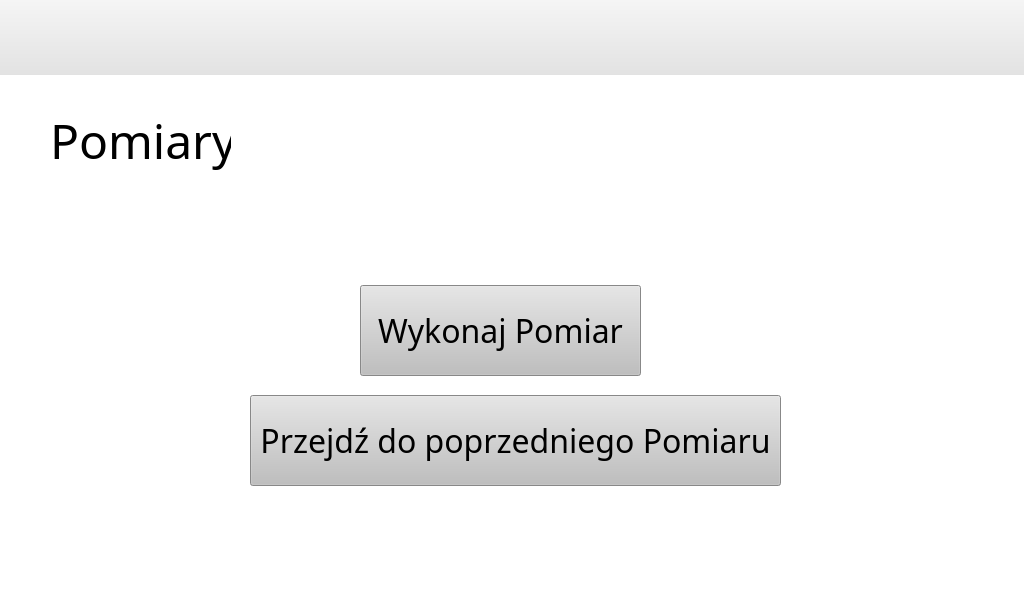
<?xml version="1.0" encoding="UTF-8"?>
<ui version="4.0">
 <class>Main</class>
 <widget class="QMainWindow" name="Main">
  <property name="geometry">
   <rect>
    <x>0</x>
    <y>0</y>
    <width>1024</width>
    <height>600</height>
   </rect>
  </property>
  <property name="minimumSize">
   <size>
    <width>1024</width>
    <height>600</height>
   </size>
  </property>
  <property name="maximumSize">
   <size>
    <width>1024</width>
    <height>600</height>
   </size>
  </property>
  <property name="windowTitle">
   <string>MainWindow</string>
  </property>
  <property name="styleSheet">
   <string notr="true">background-color: rgb(255, 255, 255);</string>
  </property>
  <widget class="QWidget" name="centralwidget">
   <layout class="QVBoxLayout" name="verticalLayout">
    <property name="spacing">
     <number>0</number>
    </property>
    <property name="leftMargin">
     <number>0</number>
    </property>
    <property name="topMargin">
     <number>0</number>
    </property>
    <property name="rightMargin">
     <number>0</number>
    </property>
    <property name="bottomMargin">
     <number>0</number>
    </property>
    <item>
     <widget class="QFrame" name="Menu">
      <property name="minimumSize">
       <size>
        <width>0</width>
        <height>75</height>
       </size>
      </property>
      <property name="maximumSize">
       <size>
        <width>16777215</width>
        <height>75</height>
       </size>
      </property>
      <property name="styleSheet">
       <string notr="true">background-color: qlineargradient(spread:pad, x1:0, y1:1, x2:0, y2:0, stop:0.0113636 rgba(225, 225, 225, 255), stop:1 rgba(245, 245, 245, 255));</string>
      </property>
      <property name="frameShape">
       <enum>QFrame::NoFrame</enum>
      </property>
      <property name="frameShadow">
       <enum>QFrame::Raised</enum>
      </property>
      <widget class="QWidget" name="horizontalLayoutWidget">
       <property name="geometry">
        <rect>
         <x>0</x>
         <y>0</y>
         <width>1031</width>
         <height>81</height>
        </rect>
       </property>
       <layout class="QHBoxLayout" name="horizontalLayout" stretch="0,0,0,0">
        <property name="spacing">
         <number>6</number>
        </property>
        <property name="sizeConstraint">
         <enum>QLayout::SetNoConstraint</enum>
        </property>
        <property name="leftMargin">
         <number>20</number>
        </property>
        <property name="topMargin">
         <number>5</number>
        </property>
        <property name="rightMargin">
         <number>20</number>
        </property>
        <property name="bottomMargin">
         <number>10</number>
        </property>
        <item>
         <widget class="QPushButton" name="btn_Measure">
          <property name="sizePolicy">
           <sizepolicy hsizetype="Preferred" vsizetype="Ignored">
            <horstretch>0</horstretch>
            <verstretch>0</verstretch>
           </sizepolicy>
          </property>
          <property name="cursor">
           <cursorShape>PointingHandCursor</cursorShape>
          </property>
          <property name="acceptDrops">
           <bool>false</bool>
          </property>
          <property name="autoFillBackground">
           <bool>false</bool>
          </property>
          <property name="styleSheet">
           <string notr="true">border-bottom-color: rgb(255, 85, 0);</string>
          </property>
          <property name="text">
           <string/>
          </property>
          <property name="icon">
           <iconset resource="../icons/IconResource.qrc">
            <normaloff>:/Menu/menu/Measure.png</normaloff>:/Menu/menu/Measure.png</iconset>
          </property>
          <property name="iconSize">
           <size>
            <width>48</width>
            <height>48</height>
           </size>
          </property>
          <property name="checkable">
           <bool>false</bool>
          </property>
          <property name="checked">
           <bool>false</bool>
          </property>
          <property name="autoRepeat">
           <bool>false</bool>
          </property>
          <property name="autoExclusive">
           <bool>false</bool>
          </property>
          <property name="autoDefault">
           <bool>false</bool>
          </property>
          <property name="default">
           <bool>false</bool>
          </property>
          <property name="flat">
           <bool>true</bool>
          </property>
         </widget>
        </item>
        <item>
         <widget class="QPushButton" name="btn_Graphs">
          <property name="sizePolicy">
           <sizepolicy hsizetype="Preferred" vsizetype="Ignored">
            <horstretch>0</horstretch>
            <verstretch>0</verstretch>
           </sizepolicy>
          </property>
          <property name="cursor">
           <cursorShape>PointingHandCursor</cursorShape>
          </property>
          <property name="acceptDrops">
           <bool>false</bool>
          </property>
          <property name="autoFillBackground">
           <bool>false</bool>
          </property>
          <property name="styleSheet">
           <string notr="true">border-bottom-color: rgb(255, 85, 0);</string>
          </property>
          <property name="text">
           <string/>
          </property>
          <property name="icon">
           <iconset resource="../icons/IconResource.qrc">
            <normaloff>:/Menu/menu/Graph.png</normaloff>:/Menu/menu/Graph.png</iconset>
          </property>
          <property name="iconSize">
           <size>
            <width>48</width>
            <height>48</height>
           </size>
          </property>
          <property name="checkable">
           <bool>false</bool>
          </property>
          <property name="checked">
           <bool>false</bool>
          </property>
          <property name="autoRepeat">
           <bool>false</bool>
          </property>
          <property name="autoExclusive">
           <bool>false</bool>
          </property>
          <property name="autoDefault">
           <bool>false</bool>
          </property>
          <property name="default">
           <bool>false</bool>
          </property>
          <property name="flat">
           <bool>true</bool>
          </property>
         </widget>
        </item>
        <item>
         <widget class="QPushButton" name="btn_Settings">
          <property name="sizePolicy">
           <sizepolicy hsizetype="Preferred" vsizetype="Ignored">
            <horstretch>0</horstretch>
            <verstretch>0</verstretch>
           </sizepolicy>
          </property>
          <property name="cursor">
           <cursorShape>PointingHandCursor</cursorShape>
          </property>
          <property name="acceptDrops">
           <bool>false</bool>
          </property>
          <property name="autoFillBackground">
           <bool>false</bool>
          </property>
          <property name="styleSheet">
           <string notr="true">border-bottom-color: rgb(255, 85, 0);</string>
          </property>
          <property name="text">
           <string/>
          </property>
          <property name="icon">
           <iconset resource="../icons/IconResource.qrc">
            <normaloff>:/Menu/menu/Settings.png</normaloff>:/Menu/menu/Settings.png</iconset>
          </property>
          <property name="iconSize">
           <size>
            <width>48</width>
            <height>48</height>
           </size>
          </property>
          <property name="checkable">
           <bool>false</bool>
          </property>
          <property name="checked">
           <bool>false</bool>
          </property>
          <property name="autoRepeat">
           <bool>false</bool>
          </property>
          <property name="autoExclusive">
           <bool>false</bool>
          </property>
          <property name="autoDefault">
           <bool>false</bool>
          </property>
          <property name="default">
           <bool>false</bool>
          </property>
          <property name="flat">
           <bool>true</bool>
          </property>
         </widget>
        </item>
        <item>
         <widget class="QPushButton" name="btn_Errors">
          <property name="sizePolicy">
           <sizepolicy hsizetype="Preferred" vsizetype="Ignored">
            <horstretch>0</horstretch>
            <verstretch>0</verstretch>
           </sizepolicy>
          </property>
          <property name="cursor">
           <cursorShape>PointingHandCursor</cursorShape>
          </property>
          <property name="acceptDrops">
           <bool>false</bool>
          </property>
          <property name="autoFillBackground">
           <bool>false</bool>
          </property>
          <property name="styleSheet">
           <string notr="true">border-bottom-color: rgb(255, 85, 0);</string>
          </property>
          <property name="text">
           <string/>
          </property>
          <property name="icon">
           <iconset resource="../icons/IconResource.qrc">
            <normaloff>:/Menu/menu/Error.png</normaloff>:/Menu/menu/Error.png</iconset>
          </property>
          <property name="iconSize">
           <size>
            <width>48</width>
            <height>48</height>
           </size>
          </property>
          <property name="checkable">
           <bool>false</bool>
          </property>
          <property name="checked">
           <bool>false</bool>
          </property>
          <property name="autoRepeat">
           <bool>false</bool>
          </property>
          <property name="autoExclusive">
           <bool>false</bool>
          </property>
          <property name="autoDefault">
           <bool>false</bool>
          </property>
          <property name="default">
           <bool>false</bool>
          </property>
          <property name="flat">
           <bool>true</bool>
          </property>
         </widget>
        </item>
       </layout>
      </widget>
     </widget>
    </item>
    <item>
     <widget class="QFrame" name="Content">
      <property name="font">
       <font>
        <family>Futura Std Book</family>
       </font>
      </property>
      <property name="styleSheet">
       <string notr="true"/>
      </property>
      <property name="frameShape">
       <enum>QFrame::NoFrame</enum>
      </property>
      <property name="frameShadow">
       <enum>QFrame::Raised</enum>
      </property>
      <layout class="QHBoxLayout" name="horizontalLayout_2">
       <property name="spacing">
        <number>0</number>
       </property>
       <property name="leftMargin">
        <number>0</number>
       </property>
       <property name="topMargin">
        <number>0</number>
       </property>
       <property name="rightMargin">
        <number>0</number>
       </property>
       <property name="bottomMargin">
        <number>0</number>
       </property>
       <item>
        <widget class="QStackedWidget" name="Screen">
         <property name="currentIndex">
          <number>0</number>
         </property>
         <widget class="QWidget" name="Screen_MeasureMain">
          <widget class="QLabel" name="title_MeasureMain">
           <property name="geometry">
            <rect>
             <x>50</x>
             <y>30</y>
             <width>181</width>
             <height>71</height>
            </rect>
           </property>
           <property name="font">
            <font>
             <family>Futura Std Book</family>
             <pointsize>36</pointsize>
            </font>
           </property>
           <property name="text">
            <string>Pomiary</string>
           </property>
           <property name="textFormat">
            <enum>Qt::AutoText</enum>
           </property>
           <property name="scaledContents">
            <bool>false</bool>
           </property>
           <property name="wordWrap">
            <bool>false</bool>
           </property>
           <property name="indent">
            <number>-1</number>
           </property>
          </widget>
          <widget class="QPushButton" name="btn_StartMeasure">
           <property name="geometry">
            <rect>
             <x>360</x>
             <y>210</y>
             <width>281</width>
             <height>91</height>
            </rect>
           </property>
           <property name="font">
            <font>
             <family>Futura Std Book</family>
             <pointsize>24</pointsize>
            </font>
           </property>
           <property name="styleSheet">
            <string notr="true">background-color: rgb(191, 191, 191);</string>
           </property>
           <property name="text">
            <string>Wykonaj Pomiar</string>
           </property>
          </widget>
          <widget class="QPushButton" name="btn_MeasureToGraph">
           <property name="geometry">
            <rect>
             <x>250</x>
             <y>320</y>
             <width>531</width>
             <height>91</height>
            </rect>
           </property>
           <property name="font">
            <font>
             <family>Futura Std Book</family>
             <pointsize>24</pointsize>
            </font>
           </property>
           <property name="autoFillBackground">
            <bool>false</bool>
           </property>
           <property name="styleSheet">
            <string notr="true">background-color: rgb(191, 191, 191);</string>
           </property>
           <property name="text">
            <string>Przejdź do poprzedniego Pomiaru</string>
           </property>
           <property name="autoRepeat">
            <bool>false</bool>
           </property>
          </widget>
         </widget>
         <widget class="QWidget" name="Screen_MeasureProgress">
          <widget class="QLabel" name="title_MeasureProgress">
           <property name="geometry">
            <rect>
             <x>70</x>
             <y>50</y>
             <width>491</width>
             <height>71</height>
            </rect>
           </property>
           <property name="font">
            <font>
             <family>Futura Std Book</family>
             <pointsize>36</pointsize>
            </font>
           </property>
           <property name="text">
            <string>Wykonywanie Pomiaru</string>
           </property>
           <property name="textFormat">
            <enum>Qt::AutoText</enum>
           </property>
           <property name="scaledContents">
            <bool>false</bool>
           </property>
           <property name="wordWrap">
            <bool>false</bool>
           </property>
           <property name="indent">
            <number>-1</number>
           </property>
          </widget>
          <widget class="QProgressBar" name="progressBar">
           <property name="geometry">
            <rect>
             <x>40</x>
             <y>140</y>
             <width>921</width>
             <height>16</height>
            </rect>
           </property>
           <property name="font">
            <font>
             <family>Arial</family>
            </font>
           </property>
           <property name="value">
            <number>24</number>
           </property>
           <property name="textVisible">
            <bool>false</bool>
           </property>
           <property name="invertedAppearance">
            <bool>false</bool>
           </property>
          </widget>
          <widget class="QPushButton" name="btn_StopMeasure">
           <property name="geometry">
            <rect>
             <x>680</x>
             <y>190</y>
             <width>281</width>
             <height>91</height>
            </rect>
           </property>
           <property name="font">
            <font>
             <family>Futura Std Book</family>
             <pointsize>24</pointsize>
            </font>
           </property>
           <property name="styleSheet">
            <string notr="true">background-color: rgb(191, 191, 191);</string>
           </property>
           <property name="text">
            <string>Zatrzymaj</string>
           </property>
          </widget>
         </widget>
         <widget class="QWidget" name="Screen_Graphs">
          <widget class="QLabel" name="title_Graphs">
           <property name="geometry">
            <rect>
             <x>60</x>
             <y>40</y>
             <width>491</width>
             <height>71</height>
            </rect>
           </property>
           <property name="font">
            <font>
             <family>Futura Std Book</family>
             <pointsize>36</pointsize>
            </font>
           </property>
           <property name="text">
            <string>Wykresy</string>
           </property>
           <property name="textFormat">
            <enum>Qt::AutoText</enum>
           </property>
           <property name="scaledContents">
            <bool>false</bool>
           </property>
           <property name="wordWrap">
            <bool>false</bool>
           </property>
           <property name="indent">
            <number>-1</number>
           </property>
          </widget>
         </widget>
         <widget class="QWidget" name="Screen_Settings">
          <widget class="QLabel" name="title_Settings">
           <property name="geometry">
            <rect>
             <x>100</x>
             <y>50</y>
             <width>491</width>
             <height>71</height>
            </rect>
           </property>
           <property name="font">
            <font>
             <family>Futura Std Book</family>
             <pointsize>36</pointsize>
            </font>
           </property>
           <property name="text">
            <string>Ustawienia</string>
           </property>
           <property name="textFormat">
            <enum>Qt::AutoText</enum>
           </property>
           <property name="scaledContents">
            <bool>false</bool>
           </property>
           <property name="wordWrap">
            <bool>false</bool>
           </property>
           <property name="indent">
            <number>-1</number>
           </property>
          </widget>
         </widget>
         <widget class="QWidget" name="Screen_Errors">
          <widget class="QLabel" name="title_Errors">
           <property name="geometry">
            <rect>
             <x>60</x>
             <y>50</y>
             <width>491</width>
             <height>71</height>
            </rect>
           </property>
           <property name="font">
            <font>
             <family>Futura Std Book</family>
             <pointsize>36</pointsize>
            </font>
           </property>
           <property name="text">
            <string>Błędy</string>
           </property>
           <property name="textFormat">
            <enum>Qt::AutoText</enum>
           </property>
           <property name="scaledContents">
            <bool>false</bool>
           </property>
           <property name="wordWrap">
            <bool>false</bool>
           </property>
           <property name="indent">
            <number>-1</number>
           </property>
          </widget>
         </widget>
        </widget>
       </item>
      </layout>
     </widget>
    </item>
   </layout>
  </widget>
 </widget>
 <resources>
  <include location="../icons/IconResource.qrc"/>
 </resources>
 <connections/>
</ui>
